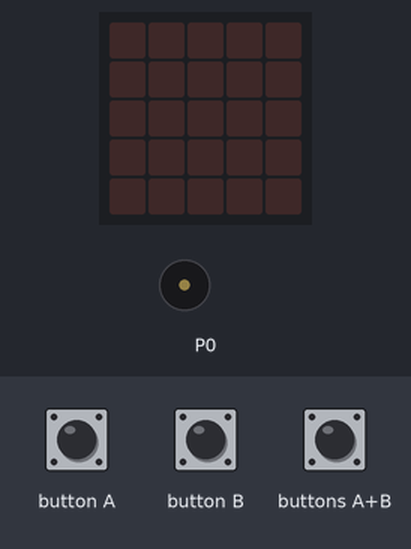
Simulated run of this program. Board: BBC micro:bit (MakeCode). On the bench: the board's 5×5 LED display, buzzer (waves = sounding). Inputs (shaded band) come from the test bench.

Above: at 1.2 s.
1.3 s: button B pressed for 0.15 s
At 1.65 s:
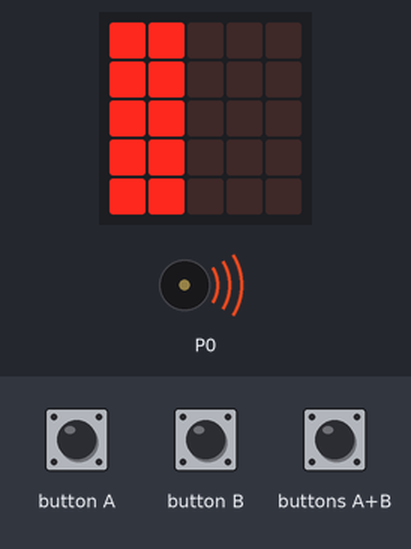
At 2.05 s:
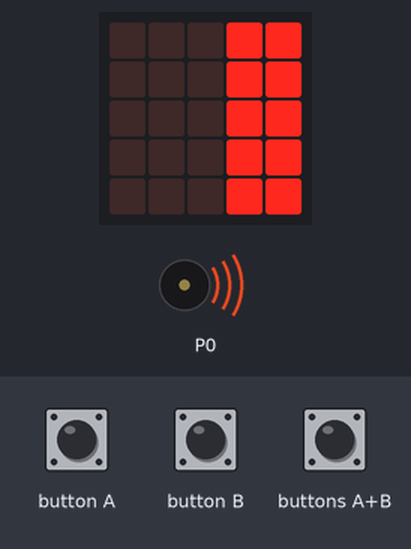
4.3 s: button A pressed for 0.15 s
7.4 s: buttons A+B pressed for 0.15 s
10.5 s: button A pressed for 0.15 s
At 11.7 s:
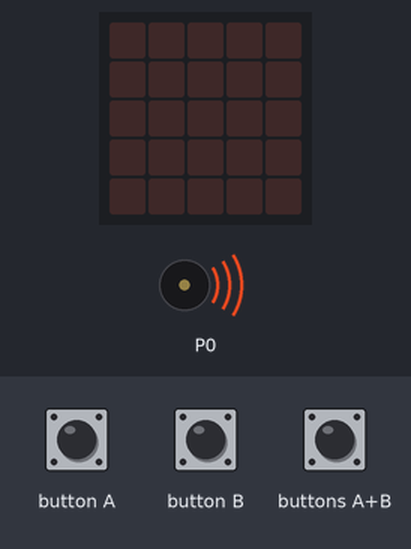
12.1 s: buttons A+B pressed for 1 s
Timing chart, 0 to 15.1 s (numbered marks = the images above; inputs shaded):
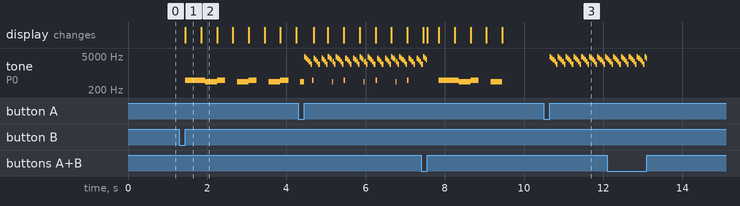

The program:

main.ts
```typescript
input.onButtonPressed(Button.A, function () {
    music.play(music.createSoundExpression(WaveShape.Sine, 5000, 2011, 255, 255, 200, SoundExpressionEffect.None, InterpolationCurve.Linear), music.PlaybackMode.LoopingInBackground)
})
input.onButtonPressed(Button.AB, function () {
    music.stopAllSounds()
    basic.clearScreen()
})
input.onButtonPressed(Button.B, function () {
    for (let index = 0; index < 10; index++) {
        music.play(music.stringPlayable("B A B A B A B A ", 120), music.PlaybackMode.LoopingInBackground)
        basic.showLeds(`
            # # . . .
            # # . . .
            # # . . .
            # # . . .
            # # . . .
            `)
        basic.showLeds(`
            . . . # #
            . . . # #
            . . . # #
            . . . # #
            . . . # #
            `)
    }
    music.stopAllSounds()
    basic.clearScreen()
})
```

test.ts
```typescript
// Hier kann man Tests durchführen; diese Datei wird nicht kompiliert, wenn dieses Paket als Erweiterung verwendet wird.
```

Measured:
- after the input at 1.3 s, tone on P0: silent → 494 Hz after 0.15 s, then repeats every 0.80 s: 440 Hz 0.29 s, 494 Hz 0.21 s, silent 0.30 s; the display: changes after 0.15 s (image 1)
- after the input at 10.5 s, tone on P0: silent → 4701 Hz after 0.15 s, then repeats every 0.20 s: 4103 Hz 0.04 s, 3505 Hz 0.04 s, 2907 Hz 0.04 s, 2309 Hz 0.04 s, 4701 Hz 0.04 s
- what the display in image 1 shows lasts 0.4 s, from 1.5 s to 1.9 s
